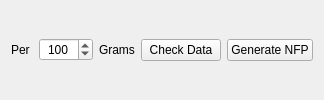
          <widget class="QWidget" name="nutritionalHeader" native="true">
           <property name="autoFillBackground">
            <bool>true</bool>
           </property>
           <layout class="QHBoxLayout" name="horizontalLayout">
            <item>
             <widget class="QLabel" name="perLabel">
              <property name="text">
               <string>Per </string>
              </property>
              <property name="alignment">
               <set>Qt::AlignRight|Qt::AlignTrailing|Qt::AlignVCenter</set>
              </property>
             </widget>
            </item>
            <item>
             <widget class="QSpinBox" name="perGramsSpinBox">
              <property name="alignment">
               <set>Qt::AlignCenter</set>
              </property>
              <property name="maximum">
               <number>1000</number>
              </property>
              <property name="singleStep">
               <number>10</number>
              </property>
              <property name="value">
               <number>100</number>
              </property>
             </widget>
            </item>
            <item>
             <widget class="QLabel" name="gramsLabel">
              <property name="text">
               <string>Grams</string>
              </property>
             </widget>
            </item>
            <item>
             <widget class="QPushButton" name="checkDataBtn">
              <property name="text">
               <string>Check Data</string>
              </property>
             </widget>
            </item>
            <item>
             <widget class="QPushButton" name="generateNFPPushBtn">
              <property name="text">
               <string>Generate NFP</string>
              </property>
             </widget>
            </item>
           </layout>
          </widget>
